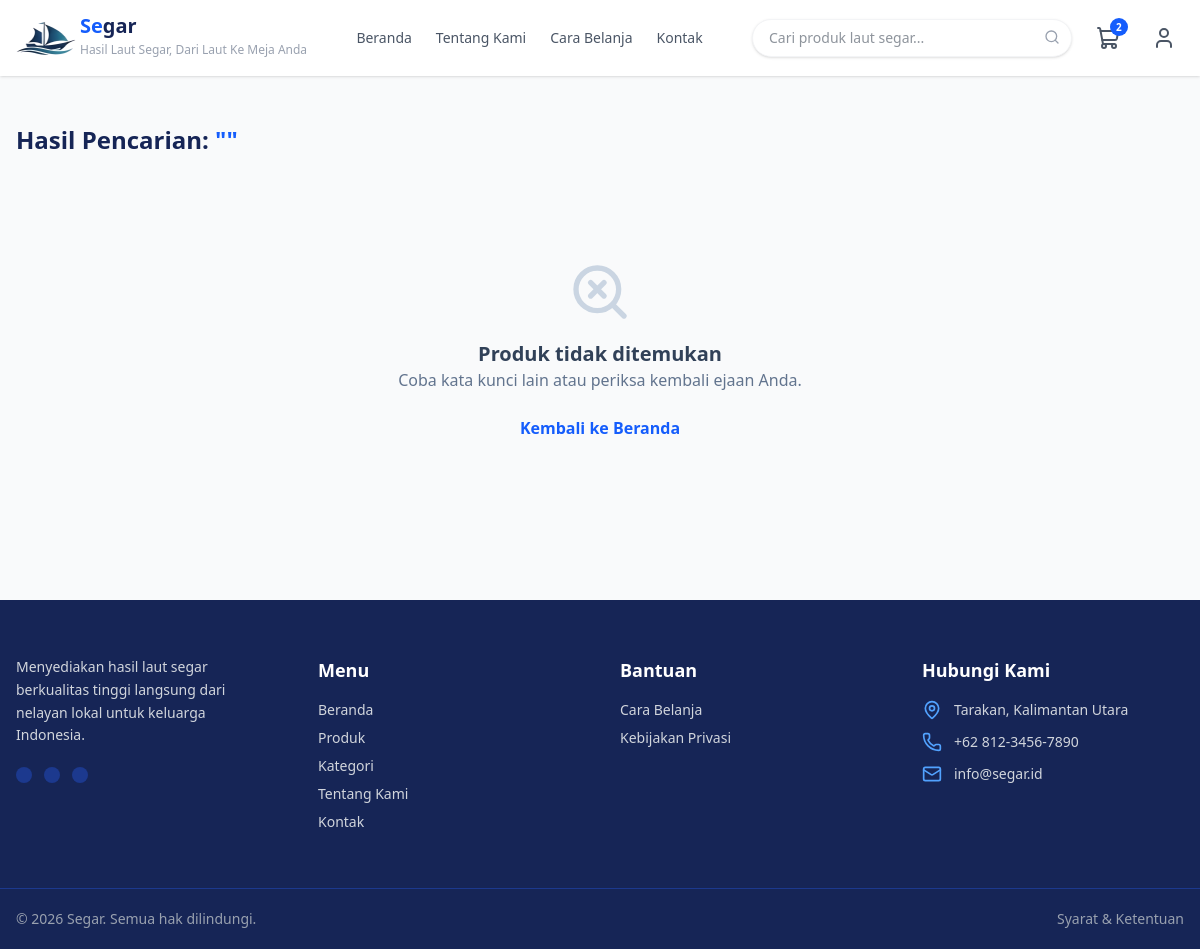
The page /pages/search.php on the database as committed earlier.
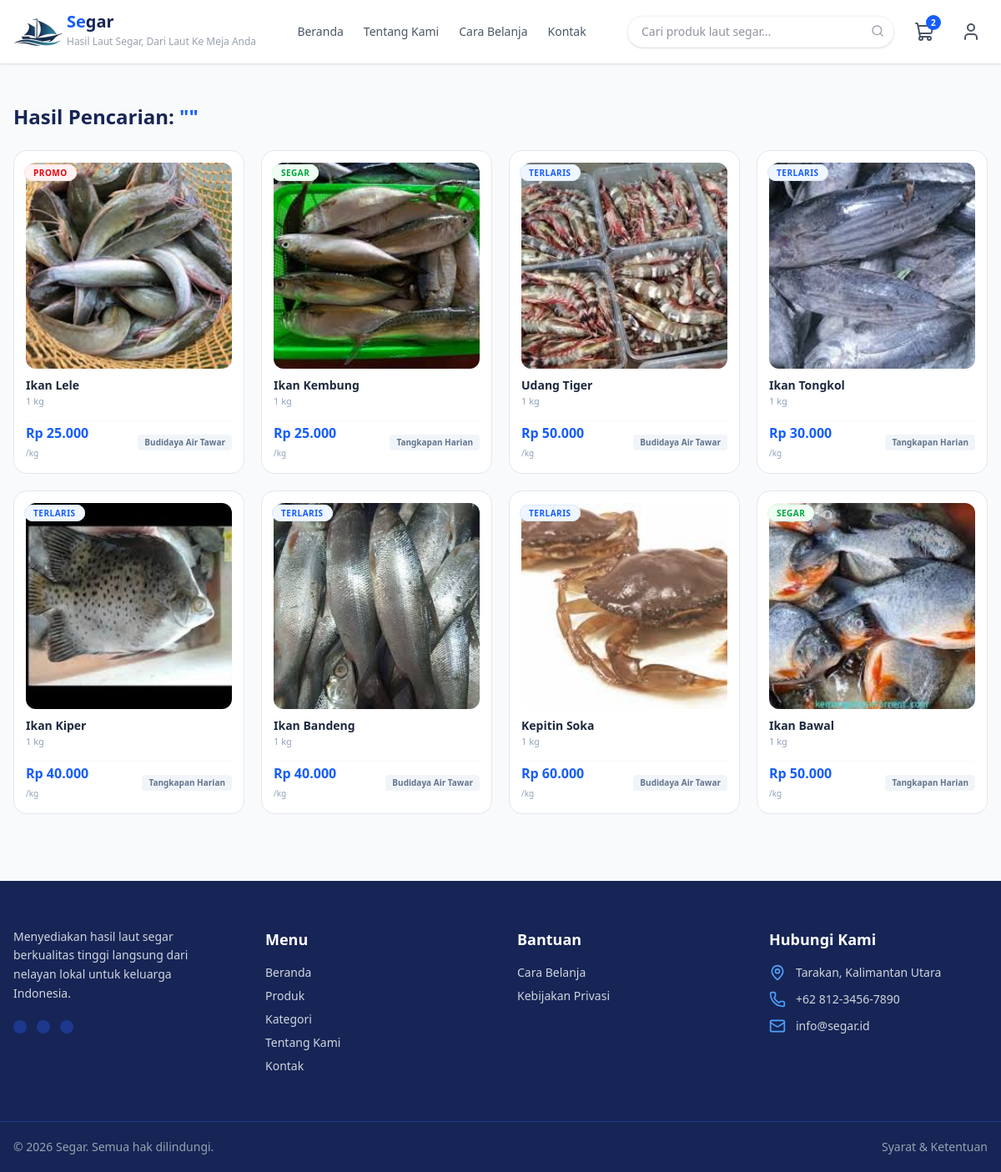
The same page on the database as committed later.
### tables this page shows
CREATE TABLE `products` (
  `id` int(11) NOT NULL,
  `user_id` int(11) NOT NULL,
  `nama_produk` varchar(150) NOT NULL,
  `slug` varchar(150) DEFAULT NULL,
  `kategori` varchar(50) DEFAULT NULL,
  `deskripsi` text DEFAULT NULL,
  `harga` decimal(12,2) NOT NULL,
  `stok` int(11) DEFAULT 0,
  `berat` decimal(8,2) DEFAULT NULL,
  `satuan` varchar(20) DEFAULT NULL,
  `asal_produk` varchar(100) DEFAULT NULL,
  `badge` varchar(50) DEFAULT NULL,
  `status` enum('aktif','nonaktif') DEFAULT 'aktif',
  `created_at` timestamp NOT NULL DEFAULT current_timestamp(),
  `updated_at` timestamp NULL DEFAULT NULL
);

### pages/search.php (the view, shortened to what the changed rows need)
<?php
include '../config/koneksi.php';
$search_query = isset($_GET['q']) ? mysqli_real_escape_string($conn, $_GET['q']) : '';
$query = "SELECT p.*,
          (SELECT pi.nama_file FROM product_images pi WHERE pi.product_id = p.id LIMIT 1) as gambar_utama
          FROM products p
          WHERE p.status = 'aktif'
          AND (p.nama_produk LIKE '%$search_query%' OR p.slug LIKE '%$search_query%')
          ORDER BY p.id DESC";
$result = mysqli_query($conn, $query);
?>
<!DOCTYPE html>
<html lang="id">
    <?php include '../includes/head.php'; ?>
<body class="bg-gray-50 text-gray-800 font-sans">
    <main class="max-w-7xl mx-auto px-4 my-12">
        <h2 class="text-2xl font-bold text-blue-950 mb-6">
            Hasil Pencarian: <span class="text-blue-600">"<?= htmlspecialchars($search_query); ?>"</span>
        </h2>
        <?php if (mysqli_num_rows($result) > 0): ?>
            <div class="grid grid-cols-1 sm:grid-cols-2 md:grid-cols-3 lg:grid-cols-4 xl:grid-cols-5 gap-5">
                <?php while ($row = mysqli_fetch_assoc($result)):
                    $badge_text = !empty($row['badge']) ? htmlspecialchars($row['badge']) : 'SEGAR';
                    $badge_class = ($badge_text === 'TERLARIS') ? 'bg-blue-50 text-blue-600 border-blue-100' : (($badge_text === 'PROMO') ? 'bg-red-50 text-red-600 border-red-100' : 'bg-green-50 text-green-600 border-green-100');
                    $icon = str_contains(strtolower($row['kategori'] ?? ''), 'udang') ? 'shrimp' : (str_contains(strtolower($row['kategori'] ?? ''), 'kepiting') ? 'crab' : 'fish');
                ?>
                <a href="product-details.php?produk=<?= $row['slug']; ?>" class="w-full bg-white border border-slate-200 rounded-2xl p-3.5 hover:shadow-sm hover:-translate-y-[2px] transition-all duration-200 relative flex flex-col group">
                    <div class="absolute top-3 left-3 z-10">
                        <span class="<?= $badge_class; ?> text-[10px] font-bold px-2.5 py-0.5 rounded-full uppercase tracking-wider border">
                            <?= $badge_text; ?>
                        </span>
                    </div>
                    <div class="w-full aspect-square flex items-center justify-center overflow-hidden rounded-xl mb-2.5 bg-slate-50 relative">
                        <?php if (!empty($row['gambar_utama']) && file_exists("../assets/img/product-image/" . $row['gambar_utama'])): ?>
                            <img src="../assets/img/product-image/<?= $row['gambar_utama']; ?>" alt="<?= htmlspecialchars($row['nama_produk']); ?>" class="w-full h-full object-cover">
                        <?php else: ?>
                            <div class="w-full h-full flex items-center justify-center text-blue-500/70 p-1">
                                <i data-lucide="<?= $icon; ?>" class="w-14 h-14"></i>
                            </div>
                        <?php endif; ?>
                    </div>
                    <div class="space-y-0.5 mb-2.5 flex-1 flex flex-col">
                        <h4 class="font-bold text-slate-800 text-sm leading-snug line-clamp-2" title="<?= htmlspecialchars($row['nama_produk']); ?>">
                            <?= htmlspecialchars($row['nama_produk']); ?>
                        </h4>
                        <p class="text-[11px] text-slate-400 mt-auto font-medium">
                            <?= number_format($row['berat'], 0); ?> <?= htmlspecialchars($row['satuan'] ?? 'kg'); ?>
                        </p>
                    </div>
                    <div class="flex items-center justify-between pt-1 border-t border-slate-50 mt-1">
                        <div>
                            <span class="text-blue-600 font-extrabold text-sm md:text-base block leading-tight">
                                Rp <?= number_format($row['harga'], 0, ',', '.'); ?>
                            </span>
                            <span class="text-[10px] text-slate-400">/<?= htmlspecialchars($row['satuan'] ?? 'kg'); ?></span>
                        </div>
                        <div class="text-right max-w-[50%]">
                            <span class="text-[10px] font-semibold text-slate-500 bg-slate-100 px-2 py-0.5 rounded truncate block" title="<?= htmlspecialchars($row['asal_produk'] ?? 'Lokal'); ?>">
                                <?= !empty($row['asal_produk']) ? htmlspecialchars($row['asal_produk']) : 'Lokal'; ?>
                            </span>
                        </div>
                    </div>
                </a>
                <?php endwhile; ?>
            </div>
        <?php else: ?>
            <div class="text-center py-20">
                <i data-lucide="search-x" class="w-16 h-16 text-slate-300 mx-auto mb-4"></i>
                <h3 class="text-xl font-bold text-slate-700">Produk tidak ditemukan</h3>
                <p class="text-slate-500">Coba kata kunci lain atau periksa kembali ejaan Anda.</p>
                <a href="../index.php" class="mt-6 inline-block text-blue-600 font-semibold hover:underline">Kembali ke Beranda</a>
            </div>
        <?php endif; ?>
    </main>
</body>
</html>

Rows that differ between the two databases and show on the page:
added products: badge "PROMO", shows a picture, nama_produk "Ikan Lele", berat "1", satuan "kg", harga "25.000", asal_produk "Budidaya Air Tawar"
added products: badge "SEGAR", shows a picture, nama_produk "Ikan Kembung", berat "1", satuan "kg", harga "25.000", asal_produk "Tangkapan Harian"
added products: badge "TERLARIS", shows a picture, nama_produk "Udang Tiger", berat "1", satuan "kg", harga "50.000", asal_produk "Budidaya Air Tawar"
added products: badge "TERLARIS", shows a picture, nama_produk "Ikan Tongkol", berat "1", satuan "kg", harga "30.000", asal_produk "Tangkapan Harian"
added products: badge "TERLARIS", shows a picture, nama_produk "Ikan Kiper", berat "1", satuan "kg", harga "40.000", asal_produk "Tangkapan Harian"
added products: badge "TERLARIS", shows a picture, nama_produk "Ikan Bandeng", berat "1", satuan "kg", harga "40.000", asal_produk "Budidaya Air Tawar"
added products: badge "TERLARIS", shows a picture, nama_produk "Kepitin Soka", berat "1", satuan "kg", harga "60.000", asal_produk "Budidaya Air Tawar"
added products: badge "SEGAR", shows a picture, nama_produk "Ikan Bawal", berat "1", satuan "kg", harga "50.000", asal_produk "Tangkapan Harian"
Other text that changed with them:
text no longer shown: "Produk tidak ditemukan Coba kata kunci lain atau periksa kembali ejaan Anda. Kembali ke Beranda"
